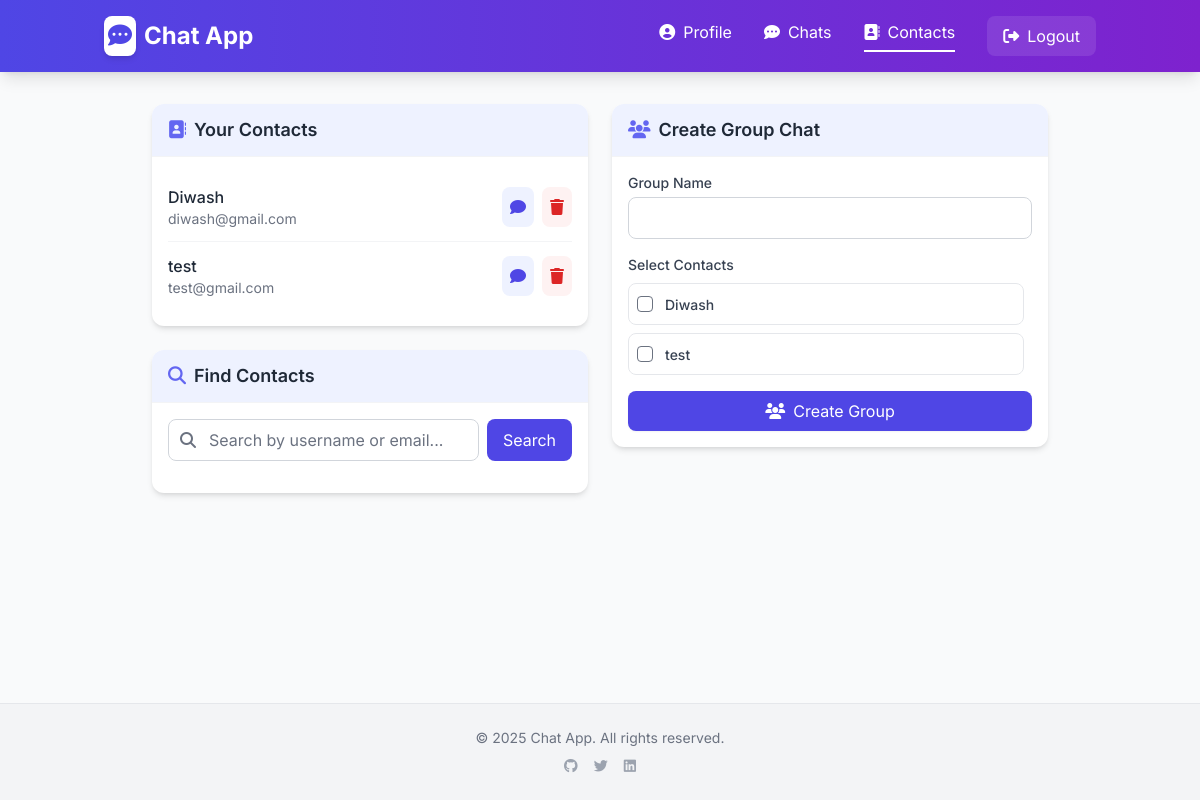
Screenshot of /contacts/ (signed in) with the database file from the repository.
### chat/models.py (models this page shows, shortened)
class Contact(models.Model):
    user = models.ForeignKey(User, related_name='contacts', on_delete=models.CASCADE)
    contact = models.ForeignKey(User, related_name='contacted_by', on_delete=models.CASCADE)
    date_added = models.DateTimeField(auto_now_add=True)
    class Meta:
        unique_together = ('user', 'contact')

### chat/views.py (the view, shortened to what this page needs)
# urls.py: path('contacts/', views.contacts, name='contacts'),
@login_required
def contacts(request):
    user_contacts = Contact.objects.filter(user=request.user).select_related('contact')
    form = ContactSearchForm(request.GET)
    search_query = ''
    if form.is_valid():
        search_query = form.cleaned_data.get('search', '')
    return render(request, 'chat/contacts.html', {
        'contacts': user_contacts,
        'form': form,
    })

### chat/forms.py
class ContactSearchForm(forms.Form):
    search = forms.CharField(max_length=100, required=False)

### chat/templates/chat/contacts.html (shortened to what this page needs)
{% extends 'base.html' %}
{% block content %}
<div class="max-w-4xl mx-auto">
  <div class="grid md:grid-cols-2 gap-6">
    <div class="col-span-2 md:col-span-1">
      <div class="bg-white rounded-xl shadow-md overflow-hidden mb-6">
        <div class="bg-indigo-50 px-4 py-3 border-b border-gray-100">
          <h2 class="text-lg font-semibold text-gray-800">
            <i class="fas fa-address-book mr-2 text-indigo-500"></i>Your Contacts
          </h2>
        </div>
        <div class="p-4">
          {% if contacts %}
            <div class="divide-y divide-gray-100">
              {% for contact in contacts %}
                <div class="py-3 flex items-center justify-between">
                  <div>
                    <h3 class="text-md font-medium text-gray-800">{{ contact.contact.username }}</h3>
                    <p class="text-sm text-gray-500">{{ contact.contact.email }}</p>
                  </div>
                  <div class="flex space-x-2">
                    <a href="{% url 'start_chat' contact.contact.id %}" class="p-2 bg-indigo-50 text-indigo-600 rounded-lg hover:bg-indigo-100 transition">
                      <i class="fas fa-comment"></i>
                    </a>
                    <a href="{% url 'remove_contact' contact.id %}" class="p-2 bg-red-50 text-red-600 rounded-lg hover:bg-red-100 transition">
                      <i class="fas fa-trash"></i>
                    </a>
                  </div>
                </div>
              {% endfor %}
            </div>
          {% endif %}
        </div>
      </div>
      <div class="bg-white rounded-xl shadow-md overflow-hidden">
        <div class="bg-indigo-50 px-4 py-3 border-b border-gray-100">
          <h2 class="text-lg font-semibold text-gray-800">
            <i class="fas fa-search mr-2 text-indigo-500"></i>Find Contacts
          </h2>
        </div>
        <div class="p-4">
          <form method="get" class="mb-4">
            <div class="flex">
              <div class="relative flex-grow">
                {{ form.search|safe }}
                <span class="absolute inset-y-0 left-0 pl-3 flex items-center text-gray-500">
                  <i class="fas fa-search"></i>
                </span>
              </div>
              <button type="submit" class="ml-2 px-4 py-2 bg-indigo-600 text-white rounded-lg hover:bg-indigo-700 transition">
                Search
              </button>
            </div>
          </form>
        </div>
      </div>
    </div>
    <div class="col-span-2 md:col-span-1">
      {% if contacts %}
        <div class="bg-white rounded-xl shadow-md overflow-hidden">
          <div class="bg-indigo-50 px-4 py-3 border-b border-gray-100">
            <h2 class="text-lg font-semibold text-gray-800">
              <i class="fas fa-users mr-2 text-indigo-500"></i>Create Group Chat
            </h2>
          </div>
          <div class="p-4">
            <form method="post" action="{% url 'create_group' %}">
              <div class="mb-4">
                <label for="group-name" class="block text-sm font-medium text-gray-700 mb-1">Group Name</label>
                <input type="text" id="group-name" name="name"
                       class="w-full px-3 py-2 border border-gray-300 rounded-lg focus:outline-none focus:ring-2 focus:ring-indigo-500 focus:border-indigo-500"
                       required>
              </div>
              <div class="mb-4">
                <label class="block text-sm font-medium text-gray-700 mb-2">Select Contacts</label>
                <div class="space-y-2 max-h-60 overflow-y-auto pr-2">
                  {% for contact in contacts %}
                    <label class="flex items-center p-2 rounded-lg border border-gray-200 hover:bg-gray-50 transition cursor-pointer">
                      <input type="checkbox" name="contacts" value="{{ contact.id }}"
                             class="h-4 w-4 text-indigo-600 focus:ring-indigo-500 rounded">
                      <span class="ml-3 block">
                        <span class="text-sm font-medium text-gray-700">{{ contact.contact.username }}</span>
                      </span>
                    </label>
                  {% endfor %}
                </div>
              </div>
              <button type="submit" class="w-full bg-indigo-600 hover:bg-indigo-700 text-white py-2 px-4 rounded-lg transition shadow-sm flex items-center justify-center">
                <i class="fas fa-users mr-2"></i> Create Group
              </button>
            </form>
          </div>
        </div>
      {% endif %}
    </div>
  </div>
</div>
{% endblock %}

### chat/templates/base.html (style rules this page uses)
body { font-family: 'Inter', sans-serif; }

### rows the page displays
Contact: contact.username "Diwash", contact.email "diwash@gmail.com"
Contact: contact.username "test", contact.email "test@gmail.com"
